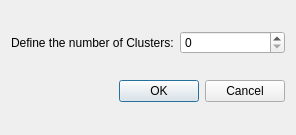
<?xml version="1.0" encoding="UTF-8"?>
<ui version="4.0">
 <class>Dialog</class>
 <widget class="QDialog" name="Dialog">
  <property name="geometry">
   <rect>
    <x>0</x>
    <y>0</y>
    <width>296</width>
    <height>135</height>
   </rect>
  </property>
  <property name="windowTitle">
   <string>KSC</string>
  </property>
  <layout class="QGridLayout" name="gridLayout">
   <item row="0" column="0">
    <layout class="QHBoxLayout" name="horizontalLayout">
     <item>
      <widget class="QLabel" name="label">
       <property name="text">
        <string>Define the number of Clusters:</string>
       </property>
      </widget>
     </item>
     <item>
      <widget class="QSpinBox" name="spinBox"/>
     </item>
    </layout>
   </item>
   <item row="1" column="0">
    <widget class="QDialogButtonBox" name="buttonBox">
     <property name="orientation">
      <enum>Qt::Horizontal</enum>
     </property>
     <property name="standardButtons">
      <set>QDialogButtonBox::Cancel|QDialogButtonBox::Ok</set>
     </property>
    </widget>
   </item>
  </layout>
 </widget>
 <resources/>
 <connections>
  <connection>
   <sender>buttonBox</sender>
   <signal>accepted()</signal>
   <receiver>Dialog</receiver>
   <slot>accept()</slot>
   <hints>
    <hint type="sourcelabel">
     <x>248</x>
     <y>254</y>
    </hint>
    <hint type="destinationlabel">
     <x>157</x>
     <y>274</y>
    </hint>
   </hints>
  </connection>
  <connection>
   <sender>buttonBox</sender>
   <signal>rejected()</signal>
   <receiver>Dialog</receiver>
   <slot>reject()</slot>
   <hints>
    <hint type="sourcelabel">
     <x>316</x>
     <y>260</y>
    </hint>
    <hint type="destinationlabel">
     <x>286</x>
     <y>274</y>
    </hint>
   </hints>
  </connection>
 </connections>
</ui>
